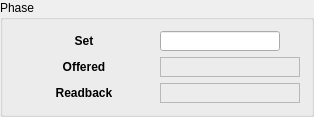
     <widget class="QGroupBox" name="groupBox_3">
      <property name="title">
       <string>Phase</string>
      </property>
      <layout class="QGridLayout" name="gridLayout_4">
       <item row="0" column="0">
        <layout class="QVBoxLayout" name="verticalLayout_5">
         <item>
          <widget class="QLabel" name="label_7">
           <property name="minimumSize">
            <size>
             <width>140</width>
             <height>20</height>
            </size>
           </property>
           <property name="maximumSize">
            <size>
             <width>16777215</width>
             <height>20</height>
            </size>
           </property>
           <property name="font">
            <font>
             <weight>75</weight>
             <bold>true</bold>
            </font>
           </property>
           <property name="text">
            <string>Set</string>
           </property>
           <property name="alignment">
            <set>Qt::AlignCenter</set>
           </property>
           <property name="buddy">
            <cstring>qcalineeditplugin</cstring>
           </property>
          </widget>
         </item>
         <item>
          <widget class="QLabel" name="label_8">
           <property name="minimumSize">
            <size>
             <width>140</width>
             <height>20</height>
            </size>
           </property>
           <property name="maximumSize">
            <size>
             <width>16777215</width>
             <height>20</height>
            </size>
           </property>
           <property name="font">
            <font>
             <weight>75</weight>
             <bold>true</bold>
            </font>
           </property>
           <property name="text">
            <string>Offered</string>
           </property>
           <property name="alignment">
            <set>Qt::AlignCenter</set>
           </property>
          </widget>
         </item>
         <item>
          <widget class="QLabel" name="label_9">
           <property name="minimumSize">
            <size>
             <width>140</width>
             <height>20</height>
            </size>
           </property>
           <property name="maximumSize">
            <size>
             <width>16777215</width>
             <height>20</height>
            </size>
           </property>
           <property name="font">
            <font>
             <weight>75</weight>
             <bold>true</bold>
            </font>
           </property>
           <property name="text">
            <string>Readback</string>
           </property>
           <property name="alignment">
            <set>Qt::AlignCenter</set>
           </property>
          </widget>
         </item>
        </layout>
       </item>
       <item row="0" column="1">
        <layout class="QVBoxLayout" name="verticalLayout_6">
         <item>
          <layout class="QGridLayout" name="gridLayout_7">
           <item row="0" column="0">
            <widget class="QCaLineEditPlugin" name="qcalineeditplugin">
             <property name="minimumSize">
              <size>
               <width>0</width>
               <height>20</height>
              </size>
             </property>
             <property name="maximumSize">
              <size>
               <width>120</width>
               <height>20</height>
              </size>
             </property>
             <property name="variable" stdset="0">
              <string>SR14ID01:BL_PHASE_REQUEST</string>
             </property>
             <property name="precision" stdset="0">
              <UInt>3</UInt>
             </property>
             <property name="addUnits" stdset="0">
              <bool>false</bool>
             </property>
            </widget>
           </item>
           <item row="0" column="1">
            <widget class="QCaLabelPlugin" name="qcalabelplugin_19">
             <property name="maximumSize">
              <size>
               <width>120</width>
               <height>20</height>
              </size>
             </property>
             <property name="variable" stdset="0">
              <string>SR14ID01:BL_PHASE_REQUEST.EGU</string>
             </property>
            </widget>
           </item>
          </layout>
         </item>
         <item>
          <widget class="QCaLabelPlugin" name="qcalabelplugin_5">
           <property name="minimumSize">
            <size>
             <width>140</width>
             <height>20</height>
            </size>
           </property>
           <property name="maximumSize">
            <size>
             <width>16777215</width>
             <height>20</height>
            </size>
           </property>
           <property name="frameShape">
            <enum>QFrame::StyledPanel</enum>
           </property>
           <property name="frameShadow">
            <enum>QFrame::Sunken</enum>
           </property>
           <property name="alignment">
            <set>Qt::AlignCenter</set>
           </property>
           <property name="variable" stdset="0">
            <string>SR14ID01:SUGP_MONITOR</string>
           </property>
           <property name="precision" stdset="0">
            <UInt>3</UInt>
           </property>
          </widget>
         </item>
         <item>
          <widget class="QCaLabelPlugin" name="qcalabelplugin_6">
           <property name="minimumSize">
            <size>
             <width>140</width>
             <height>20</height>
            </size>
           </property>
           <property name="maximumSize">
            <size>
             <width>16777215</width>
             <height>20</height>
            </size>
           </property>
           <property name="frameShape">
            <enum>QFrame::StyledPanel</enum>
           </property>
           <property name="frameShadow">
            <enum>QFrame::Sunken</enum>
           </property>
           <property name="alignment">
            <set>Qt::AlignCenter</set>
           </property>
           <property name="variable" stdset="0">
            <string>SR14ID01:PHASE_MONITOR</string>
           </property>
           <property name="precision" stdset="0">
            <UInt>3</UInt>
           </property>
          </widget>
         </item>
        </layout>
       </item>
      </layout>
     </widget>
